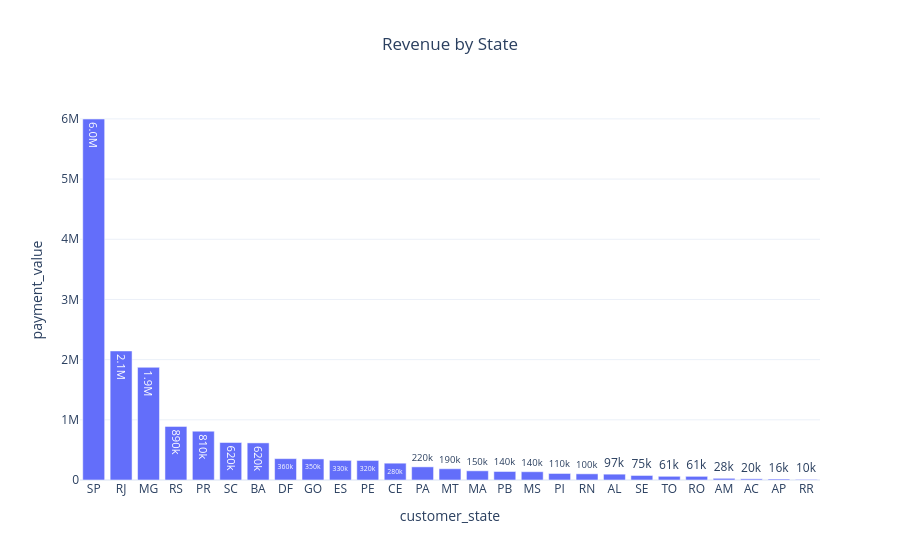

The notebook cell saved with this chart:
### Code cell
fig=px.bar(

revenue,

x="customer_state",

y="payment_value",

title="Revenue by State",

text_auto=".2s"

)

fig.update_layout(

template="plotly_white",

title_x=0.5

)

fig.show()

### Figure 1 — Plotly figure (JSON) as saved in the notebook; plotly's stock layout.template omitted (floating-point values rounded to 4 significant figures)
{"data": [{"hovertemplate": "customer_state=%{x}<br>payment_value=%{y}<extra></extra>", "legendgroup": "", "marker": {"color": "#636efa", "pattern": {"shape": ""}}, "name": "", "orientation": "v", "showlegend": false, "textposition": "auto", "texttemplate": "%{y:.2s}", "type": "bar", "x": ["SP", "RJ", "MG", "RS", "PR", "SC", "BA", "DF", "GO", "ES", "PE", "CE", "PA", "MT", "MA", "PB", "MS", "PI", "RN", "AL", "SE", "TO", "RO", "AM", "AC", "AP", "RR"], "xaxis": "x", "y": [5998000.0, 2144000.0, 1872000.0, 890900.0, 811200.0, 623100.0, 616600.0, 355100.0, 350100.0, 326000.0, 324900.0, 279500.0, 218300.0, 187000.0, 152500.0, 141500.0, 137500.0, 108500.0, 102700.0, 96960.0, 75250.0, 61490.0, 60870.0, 27970.0, 19680.0, 16260.0, 10060.0], "yaxis": "y"}], "layout": {"barmode": "relative", "legend": {"tracegroupgap": 0}, "title": {"text": "Revenue by State", "x": 0.5}, "xaxis": {"anchor": "y", "domain": [0, 1], "title": {"text": "customer_state"}}, "yaxis": {"anchor": "x", "domain": [0, 1], "title": {"text": "payment_value"}}}}
